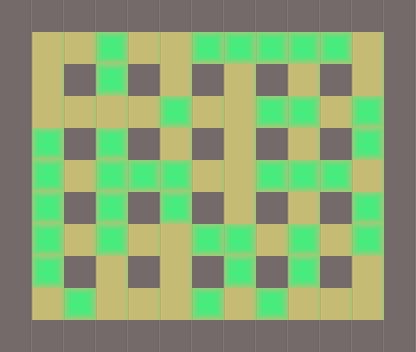

Below is a game level as drawn by its tile map, then a one-line description and the .tmx file that defines it, in full:
An orthogonal 13x11 tile map with 32x32 px tiles, 2 tile layers (base, piedras).

<map version="1.0" orientation="orthogonal" renderorder="right-down" width="13" height="11" tilewidth="32" tileheight="32" nextobjectid="1">
 <properties>
  <property name="nombre" value="Nivel 10" />
 </properties>
 <tileset firstgid="1" name="tile" tilewidth="32" tileheight="32" tilecount="3">
  <image source="../tilebase.png" width="96" height="32" />
  <terraintypes>
   <terrain name="New Terrain" tile="-1" />
  </terraintypes>
 </tileset>
 <layer name="base" width="13" height="11">
  <data>
   <tile gid="1" />
   <tile gid="1" />
   <tile gid="1" />
   <tile gid="1" />
   <tile gid="1" />
   <tile gid="1" />
   <tile gid="1" />
   <tile gid="1" />
   <tile gid="1" />
   <tile gid="1" />
   <tile gid="1" />
   <tile gid="1" />
   <tile gid="1" />
   <tile gid="1" />
   <tile gid="2" />
   <tile gid="2" />
   <tile gid="2" />
   <tile gid="2" />
   <tile gid="2" />
   <tile gid="2" />
   <tile gid="2" />
   <tile gid="2" />
   <tile gid="2" />
   <tile gid="2" />
   <tile gid="2" />
   <tile gid="1" />
   <tile gid="1" />
   <tile gid="2" />
   <tile gid="1" />
   <tile gid="2" />
   <tile gid="1" />
   <tile gid="2" />
   <tile gid="1" />
   <tile gid="2" />
   <tile gid="1" />
   <tile gid="2" />
   <tile gid="1" />
   <tile gid="2" />
   <tile gid="1" />
   <tile gid="1" />
   <tile gid="2" />
   <tile gid="2" />
   <tile gid="2" />
   <tile gid="2" />
   <tile gid="2" />
   <tile gid="2" />
   <tile gid="2" />
   <tile gid="2" />
   <tile gid="2" />
   <tile gid="2" />
   <tile gid="2" />
   <tile gid="1" />
   <tile gid="1" />
   <tile gid="2" />
   <tile gid="1" />
   <tile gid="2" />
   <tile gid="1" />
   <tile gid="2" />
   <tile gid="1" />
   <tile gid="2" />
   <tile gid="1" />
   <tile gid="2" />
   <tile gid="1" />
   <tile gid="2" />
   <tile gid="1" />
   <tile gid="1" />
   <tile gid="2" />
   <tile gid="2" />
   <tile gid="2" />
   <tile gid="2" />
   <tile gid="2" />
   <tile gid="2" />
   <tile gid="2" />
   <tile gid="2" />
   <tile gid="2" />
   <tile gid="2" />
   <tile gid="2" />
   <tile gid="1" />
   <tile gid="1" />
   <tile gid="2" />
   <tile gid="1" />
   <tile gid="2" />
   <tile gid="1" />
   <tile gid="2" />
   <tile gid="1" />
   <tile gid="2" />
   <tile gid="1" />
   <tile gid="2" />
   <tile gid="1" />
   <tile gid="2" />
   <tile gid="1" />
   <tile gid="1" />
   <tile gid="2" />
   <tile gid="2" />
   <tile gid="2" />
   <tile gid="2" />
   <tile gid="2" />
   <tile gid="2" />
   <tile gid="2" />
   <tile gid="2" />
   <tile gid="2" />
   <tile gid="2" />
   <tile gid="2" />
   <tile gid="1" />
   <tile gid="1" />
   <tile gid="2" />
   <tile gid="1" />
   <tile gid="2" />
   <tile gid="1" />
   <tile gid="2" />
   <tile gid="1" />
   <tile gid="2" />
   <tile gid="1" />
   <tile gid="2" />
   <tile gid="1" />
   <tile gid="2" />
   <tile gid="1" />
   <tile gid="1" />
   <tile gid="2" />
   <tile gid="2" />
   <tile gid="2" />
   <tile gid="2" />
   <tile gid="2" />
   <tile gid="2" />
   <tile gid="2" />
   <tile gid="2" />
   <tile gid="2" />
   <tile gid="2" />
   <tile gid="2" />
   <tile gid="1" />
   <tile gid="1" />
   <tile gid="1" />
   <tile gid="1" />
   <tile gid="1" />
   <tile gid="1" />
   <tile gid="1" />
   <tile gid="1" />
   <tile gid="1" />
   <tile gid="1" />
   <tile gid="1" />
   <tile gid="1" />
   <tile gid="1" />
   <tile gid="1" />
  </data>
 </layer>
 <layer name="piedras" width="13" height="11">
  <data>
   <tile gid="0" />
   <tile gid="0" />
   <tile gid="0" />
   <tile gid="0" />
   <tile gid="0" />
   <tile gid="0" />
   <tile gid="0" />
   <tile gid="0" />
   <tile gid="0" />
   <tile gid="0" />
   <tile gid="0" />
   <tile gid="0" />
   <tile gid="0" />
   <tile gid="0" />
   <tile gid="0" />
   <tile gid="0" />
   <tile gid="3" />
   <tile gid="0" />
   <tile gid="0" />
   <tile gid="3" />
   <tile gid="3" />
   <tile gid="3" />
   <tile gid="3" />
   <tile gid="3" />
   <tile gid="0" />
   <tile gid="0" />
   <tile gid="0" />
   <tile gid="0" />
   <tile gid="0" />
   <tile gid="3" />
   <tile gid="0" />
   <tile gid="0" />
   <tile gid="0" />
   <tile gid="0" />
   <tile gid="0" />
   <tile gid="0" />
   <tile gid="0" />
   <tile gid="0" />
   <tile gid="0" />
   <tile gid="0" />
   <tile gid="0" />
   <tile gid="0" />
   <tile gid="0" />
   <tile gid="0" />
   <tile gid="3" />
   <tile gid="0" />
   <tile gid="0" />
   <tile gid="3" />
   <tile gid="3" />
   <tile gid="0" />
   <tile gid="3" />
   <tile gid="0" />
   <tile gid="0" />
   <tile gid="3" />
   <tile gid="0" />
   <tile gid="3" />
   <tile gid="0" />
   <tile gid="0" />
   <tile gid="0" />
   <tile gid="0" />
   <tile gid="0" />
   <tile gid="0" />
   <tile gid="0" />
   <tile gid="3" />
   <tile gid="0" />
   <tile gid="0" />
   <tile gid="3" />
   <tile gid="0" />
   <tile gid="3" />
   <tile gid="3" />
   <tile gid="3" />
   <tile gid="0" />
   <tile gid="0" />
   <tile gid="3" />
   <tile gid="3" />
   <tile gid="3" />
   <tile gid="0" />
   <tile gid="0" />
   <tile gid="0" />
   <tile gid="3" />
   <tile gid="0" />
   <tile gid="3" />
   <tile gid="0" />
   <tile gid="3" />
   <tile gid="0" />
   <tile gid="0" />
   <tile gid="0" />
   <tile gid="0" />
   <tile gid="0" />
   <tile gid="3" />
   <tile gid="0" />
   <tile gid="0" />
   <tile gid="3" />
   <tile gid="0" />
   <tile gid="3" />
   <tile gid="0" />
   <tile gid="0" />
   <tile gid="3" />
   <tile gid="3" />
   <tile gid="0" />
   <tile gid="3" />
   <tile gid="0" />
   <tile gid="3" />
   <tile gid="0" />
   <tile gid="0" />
   <tile gid="3" />
   <tile gid="0" />
   <tile gid="0" />
   <tile gid="0" />
   <tile gid="0" />
   <tile gid="0" />
   <tile gid="3" />
   <tile gid="0" />
   <tile gid="3" />
   <tile gid="0" />
   <tile gid="0" />
   <tile gid="0" />
   <tile gid="0" />
   <tile gid="0" />
   <tile gid="3" />
   <tile gid="0" />
   <tile gid="0" />
   <tile gid="0" />
   <tile gid="3" />
   <tile gid="0" />
   <tile gid="3" />
   <tile gid="0" />
   <tile gid="0" />
   <tile gid="0" />
   <tile gid="0" />
   <tile gid="0" />
   <tile gid="0" />
   <tile gid="0" />
   <tile gid="0" />
   <tile gid="0" />
   <tile gid="0" />
   <tile gid="0" />
   <tile gid="0" />
   <tile gid="0" />
   <tile gid="0" />
   <tile gid="0" />
   <tile gid="0" />
   <tile gid="0" />
  </data>
 </layer>
</map>
